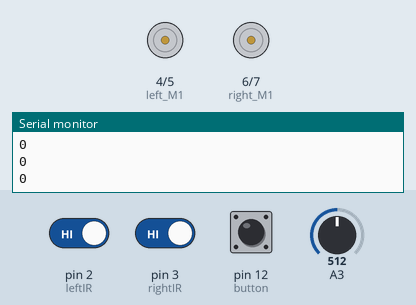
Bench run of a sketch on a simulated Arduino Uno, built with avr-gcc and run on an emulated ATmega328P. On the bench: motor-driver pin pairs drawn as motors (green arrow = first pin HIGH = forward, orange = second pin HIGH = backward, longer = more drive, scaled by the enable pin), the last lines printed to the serial monitor. Inputs (shaded band) come from the test bench; at power-on: pin 12 (button) HIGH, pin 2 (leftIR) HIGH, pin 3 (rightIR) HIGH, A3 = 512.

Above: at 1.2 s.
1.3 s: pin 12 (button) pulled LOW for 0.15 s
2.9 s: pin 2 (leftIR) driven LOW
At 3.6 s:
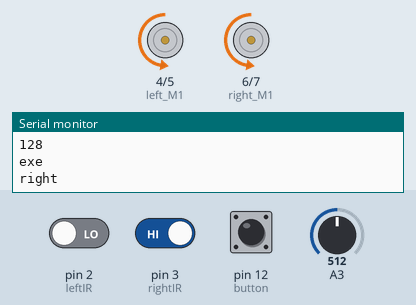
4.4 s: pin 3 (rightIR) driven LOW
At 5.1 s:
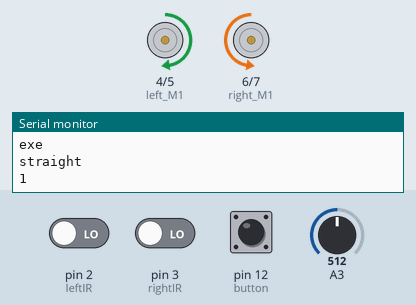
5.9 s: A3 set to 716
At 6.2 s:
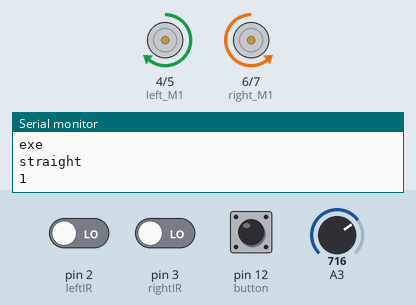
7.4 s: pin 2 (leftIR) driven HIGH
At 8.3 s:
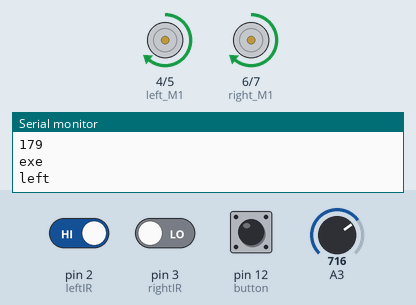
8.9 s: A3 set to 900
At 9.3 s:
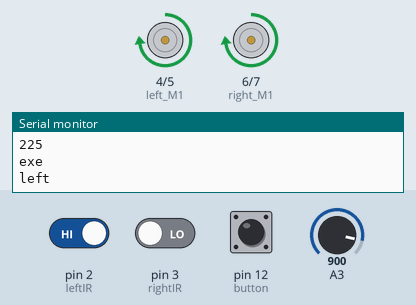
Timing chart, 0 to 11.4 s (numbered marks = the images above; inputs shaded):
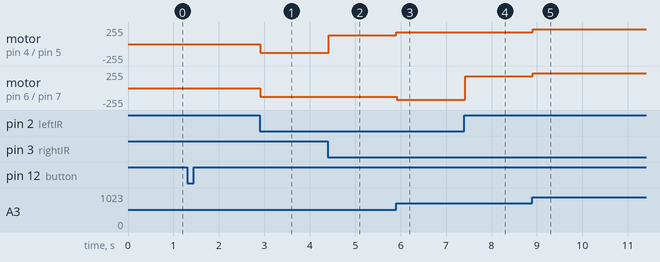

Measured:
- after the input at 2.9 s, motor on pin 4 (left_M1) / pin 5 (left_M2), motor on pin 6 (right_M1) / pin 7 (right_M2): stopped → backward 128/255 at once
- after the input at 4.4 s, motor on pin 4 (left_M1) / pin 5 (left_M2): backward 128/255 → forward 128/255 at once
- after the input at 5.9 s, motor on pin 4 (left_M1) / pin 5 (left_M2): forward 128/255 → forward 179/255 at once; motor on pin 6 (right_M1) / pin 7 (right_M2): backward 128/255 → backward 179/255 at once
- after the input at 7.4 s, motor on pin 6 (right_M1) / pin 7 (right_M2): backward 179/255 → forward 179/255 at once
- after the input at 8.9 s, motor on pin 4 (left_M1) / pin 5 (left_M2), motor on pin 6 (right_M1) / pin 7 (right_M2): forward 179/255 → forward 225/255 at once

The sketch:

linrobo.ino
```cpp
  int leftIR = 2;
  int rightIR = 3;
  int left_M1 = 4;
  int left_M2 = 5;
  int right_M1 = 6;
  int right_M2 = 7;
  int left_en =9;
  int right_en =10;
  int button = 12;
  bool last ;
  bool button_stat ;
void setup() {
  // put your setup code here, to run once:
  // TCCR0B=TCCR0B & B11111000 | B00000010 ;
  pinMode(A3 ,INPUT);
  pinMode(leftIR,INPUT);
  pinMode(rightIR,INPUT);
  pinMode(button,INPUT);
  pinMode(left_M1,OUTPUT);
  pinMode(left_M2,OUTPUT);
  pinMode(right_M1,OUTPUT);
  pinMode(right_M2,OUTPUT);
  pinMode(left_en,OUTPUT);
  pinMode(right_en,OUTPUT);
  digitalWrite(left_M1,LOW);
  digitalWrite(left_M2,LOW);
  digitalWrite(right_M1,LOW);
  digitalWrite(right_M2,LOW);
  button_stat = LOW ;
  last=HIGH;
  Serial.begin(9600);

}

void loop() {
  // a=left ;b =right;1=black;0=white

  bool st =digitalRead(button);
  if(last == HIGH && st ==LOW){
    button_stat = !button_stat;}
    last = st;
 if(button_stat == HIGH){

int a= digitalRead(leftIR);
int b=digitalRead(rightIR);
int pot=analogRead(A3);
  int spdvlue = pot/4;

 /*Serial.print(a);
  Serial.print(b);
  Serial.println();
  delay(2000);*/
  analogWrite(left_en , spdvlue);
  Serial.println(spdvlue);
  analogWrite(right_en , spdvlue);
  Serial.println("exe\n");
  motorrotate(a,b);


  }
 else{
  digitalWrite(left_M1,LOW);
  digitalWrite(left_M2,LOW);
  digitalWrite(right_M1,LOW);
  digitalWrite(right_M2,LOW);
 }
Serial.print(button_stat);
Serial.println();
 //delay(1000);
 }


 void motorrotate(int a ,int b){
   if(a==LOW&&b==LOW){
  digitalWrite(left_M1,HIGH);
  digitalWrite(left_M2,LOW);
  digitalWrite(right_M1,LOW);
  digitalWrite(right_M2,HIGH);
     Serial.println("straight");

  }
  else if(a==HIGH&&b==LOW){
  digitalWrite(left_M1,HIGH);
  digitalWrite(left_M2,LOW);
  digitalWrite(right_M1,HIGH);
  digitalWrite(right_M2,LOW);
     Serial.println("left");
  }
  else if(a==LOW&&b==HIGH){
  digitalWrite(left_M1,LOW);
  digitalWrite(left_M2,HIGH);
  digitalWrite(right_M1,LOW);
  digitalWrite(right_M2,HIGH);
            Serial.println("right");
  }


  else {
  digitalWrite(left_M1,LOW);
  digitalWrite(left_M2,LOW);
  digitalWrite(right_M1,LOW);
  digitalWrite(right_M2,LOW);
    Serial.println("Stop");

  }}
```
